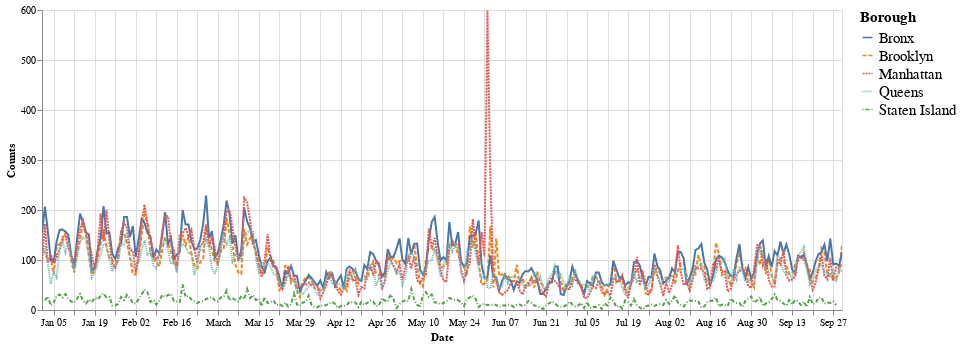

Notebook source saved alongside this figure:
### Code cell
base = alt.Chart(eachCount).encode(
    x='Date:T'
)
line =  base.mark_line().transform_fold(
    fold=["Brooklyn","Staten Island","Bronx","Manhattan","Queens"],
    as_=['Borough', 'Counts']
).mark_line().encode(
    x='Date:T',
    y='Counts:Q',
    color = "Borough:N",
    strokeDash='Borough:N',
).encode(
    y = "Counts:Q"
)

line.properties(
    width=800,
    height=300
).configure_legend(
    labelFontSize=15,
    titleFontSize=15,
).interactive()

### Figure 1 — Vega-Lite specification as saved in the notebook (floating-point values rounded to 4 significant figures; data arrays with more than 128 entries replaced by an {"elided": "..."} marker saying what was removed)
{"config": {"view": {"continuousWidth": 400, "continuousHeight": 300}, "legend": {"labelFontSize": 15, "titleFontSize": 15}}, "data": {"name": "data-d52131b8401e91e9110ebdead2337c59"}, "mark": "line", "encoding": {"color": {"type": "nominal", "field": "Borough"}, "strokeDash": {"type": "nominal", "field": "Borough"}, "x": {"type": "temporal", "field": "Date"}, "y": {"type": "quantitative", "field": "Counts"}}, "height": 300, "selection": {"selector001": {"type": "interval", "bind": "scales", "encodings": ["x", "y"]}}, "transform": [{"fold": ["Brooklyn", "Staten Island", "Bronx", "Manhattan", "Queens"], "as": ["Borough", "Counts"]}], "width": 800, "$schema": "https://vega.github.io/schema/vega-lite/v4.8.1.json", "datasets": {"data-d52131b8401e91e9110ebdead2337c59": {"elided": "274 records"}}}
